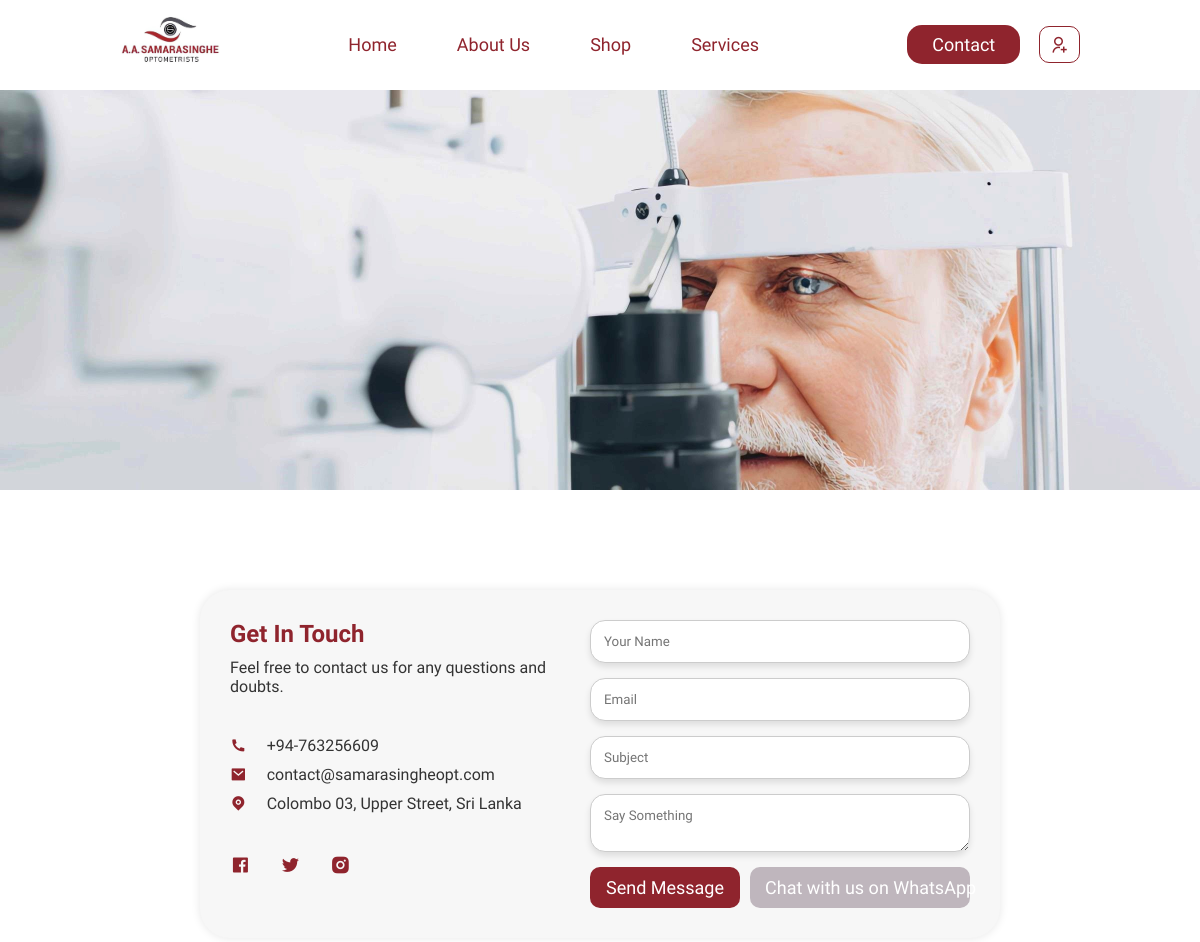
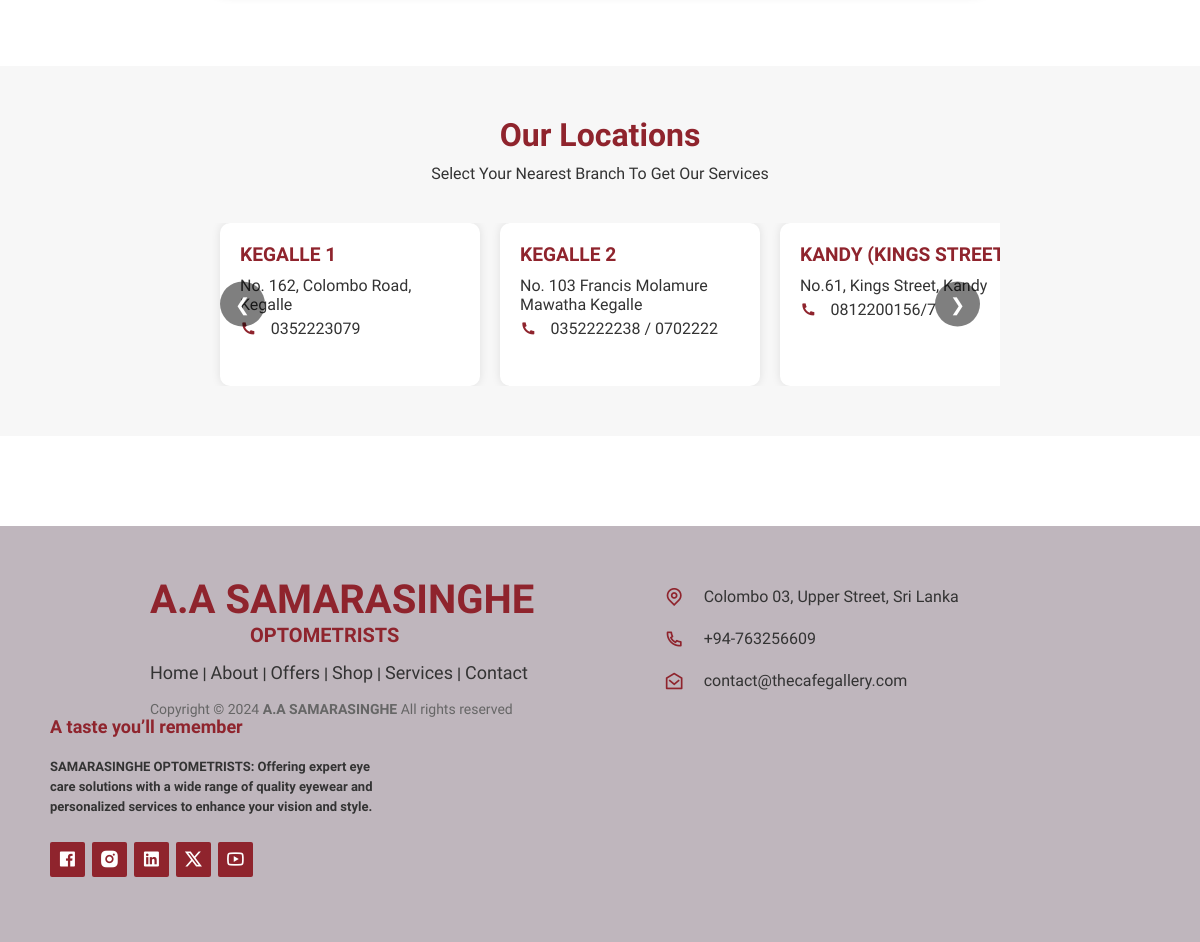
The page /contact.php on the database its author committed (2 pictures, top to bottom).
### tables this page shows
CREATE TABLE `locations` (
  `id` int(11) NOT NULL,
  `branch` varchar(255) NOT NULL,
  `address` text NOT NULL,
  `phone` varchar(20) NOT NULL
);

### contact.php (the view, shortened to what this page needs)
<?php
require 'connect.php';
?>
<!DOCTYPE html>
<html lang="en">
  <head>
    <link rel="stylesheet" href="contact.css" />
    <link
      rel="stylesheet"
      href="https://unpkg.com/boxicons@latest/css/boxicons.min.css"
    />
    <link
      href="https://cdn.jsdelivr.net/npm/remixicon@4.2.0/fonts/remixicon.css"
      rel="stylesheet"
    />
  </head>
  <body>
    <header id="top">
      <a href="home.php">
        <img src="../img/samarasinghe logo.png" alt="" class="logo" />
      </a>
      <nav>
        <ul class="nav_links">
          <li><a href="home.php">Home</a></li>
          <li><a href="aboutUs.php">About Us</a></li>
          <li><a href="menuUI.php">Shop</a></li>
          <li><a href="services.php">Services</a></li>
        </ul>
      </nav>
      <p>
        <a href="contact.php" class="cta"><button>Contact</button></a>
        <a href="loginUI.php" class="logout-icon"><i class="ri-user-add-line"></i></a>
      </p>
    </header>
    <section class="hero">
    </section>
    <div class="contact-form">
      <div class="contact-info">
        <h2>Get In Touch</h2>
        <p>Feel free to contact us for any questions and doubts.</p>
        <div class="info">
          <div class="info-item">
            <i class="ri-phone-fill"></i>
            <span>+94-763256609</span>
          </div>
          <div class="info-item">
            <i class="ri-mail-fill"></i>
            <span>contact@samarasingheopt.com</span>
          </div>
          <div class="info-item">
            <i class="ri-map-pin-fill"></i>
            <span>Colombo 03, Upper Street, Sri Lanka</span>
          </div>
        </div>
        <div class="social-media">
          <a href="#"><i class="ri-facebook-box-fill"></i></a>
          <a href="#"><i class="ri-twitter-fill"></i></a>
          <a href="#"><i class="ri-instagram-fill"></i></a>
        </div>
      </div>
      <div class="contact-form-inner">
        <form action="contact.php" method="post">
            <input type="text" name="name" placeholder="Your Name" required />
            <input type="email" name="email" placeholder="Email" required />
            <input type="text" name="subject" placeholder="Subject" required />
            <textarea name="message" placeholder="Say Something" required></textarea>
            <div class="form-buttons">
                <button type="submit">Send Message</button>
                <a href="https://wa.me/94763256609" target="_blank" class="whatsapp-button-link">
                    <button type="button" class="whatsapp-btn">Chat with us on WhatsApp</button>
                </a>
            </div>
        </form>
      </div>
    </div>
    <section class="locations">
      <h2>Our Locations</h2>
      <p>Select Your Nearest Branch To Get Our Services</p>
      <div class="slider-container">
        <div class="location-cards slider">
          <?php
          $fetchLocationsQuery = "SELECT * FROM locations";
          $result = mysqli_query($conn, $fetchLocationsQuery);
          if (mysqli_num_rows($result) > 0) {
              while ($location = mysqli_fetch_assoc($result)) {
                  ?>
                  <div class="location-card">
                      <div class="location-info">
                          <h3><?php echo strtoupper($location['branch']); ?></h3>
                          <p><?php echo nl2br($location['address']); ?></p>
                          <p><i class="ri-phone-fill"></i> <?php echo $location['phone']; ?></p>
                      </div>
                  </div>
                  <?php
              }
          } else {
              echo "<p>No locations found.</p>";
          }
          ?>
        </div>
        <button class="prev-slide">&#10094;</button>
        <button class="next-slide">&#10095;</button>
      </div>
    </section>
    <footer class="footer-distributed">
      <div class="footer-left">
        <h2>A.A SAMARASINGHE</h2>
        <h3>OPTOMETRISTS</h3>
        <p class="footer-links">
          <a href="home.php">Home</a> |
          <a href="home.php">About</a> |
          <a href="offer.php">Offers</a> |
          <a href="offer.php">Shop</a> |
          <a href="offer.php">Services</a> |
          <a href="contact.php">Contact</a>
        </p>
        <p class="footer-company-name">
          Copyright © 2024 <strong>A.A SAMARASINGHE</strong> All rights reserved
        </p>
      </div>
      <div class="footer-center">
        <div>
          <i class="ri-map-pin-line"></i>
          <p>Colombo 03, Upper Street, Sri Lanka</p>
        </div>
        <div>
          <i class="ri-phone-line"></i>
          <p>+94-763256609</p>
        </div>
        <div>
          <i class="ri-mail-open-line"></i>
          <p>contact@thecafegallery.com</p>
        </div>
      </div>
      <div class="footer-right">
        <p class="footer-company-about">
          <span>A taste you’ll remember</span>
          <strong>SAMARASINGHE OPTOMETRISTS: Offering expert eye care solutions with a wide range of quality eyewear and personalized services to enhance your vision and style.</strong>
        </p>
        <div class="footer-icons">
          <a href="https://web.facebook.com/"><i class="ri-facebook-box-fill"></i></a>
          <a href="https://www.instagram.com/"><i class="ri-instagram-fill"></i></a>
          <a href="https://lk.linkedin.com/"><i class="ri-linkedin-box-fill"></i></a>
          <a href="https://x.com/?lang=en"><i class="ri-twitter-x-line"></i></a>
          <a href="https://www.youtube.com/"><i class="ri-youtube-line"></i></a>
        </div>
      </div>
    </footer>
  </body>
</html>

### rows shown on the page
locations: branch "KEGALLE 1", address "No. 162, Colombo Road, Kegalle", phone "0352223079"
locations: branch "KEGALLE 2", address "No. 103 Francis Molamure Mawatha Kegalle", phone "0352222238 / 0702222"
locations: branch "KANDY (KINGS…", address "No.61, Kings Street, Kandy", phone "0812200156/7"
